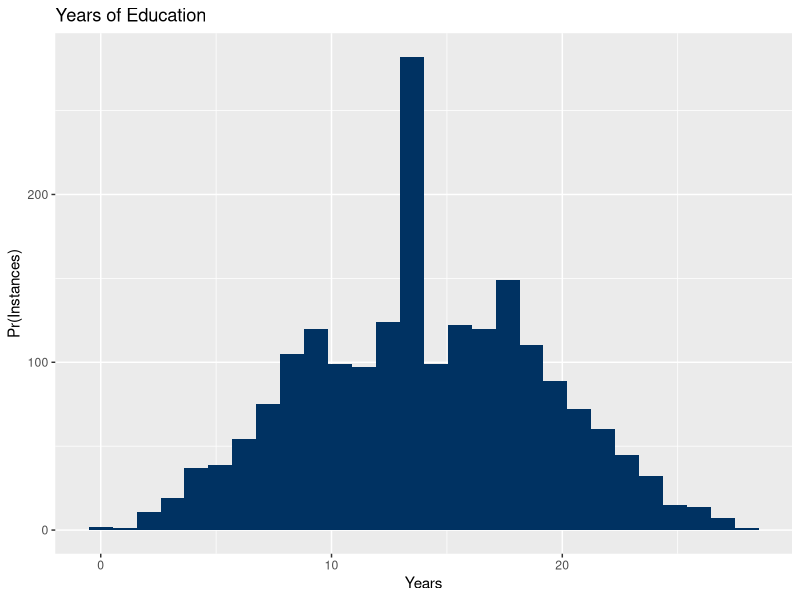

This figure's R source:
## ---- chunk 1
library(tidyverse)
## ---- chunk 2
set.seed(1)
population_education <- sample(
  x    = 0: 28, 
  size = 2000, 
  replace = TRUE, 
  prob = ((c(1:10, rep(10, 8), 11:1))^2 / sum((29:1)^2))
)

ggplot() + 
  aes(x=population_education) + 
  geom_histogram(bins = 28, fill = '#003262') + 
  labs(
    title = 'Years of Education', 
    x     = 'Years', 
    y     = 'Pr(Instances)')
## ---- chunk 3
## For a fair die, we know that the pmf is: 
##  $f(x) = 1/6$ for x in {1,2,3,4,5,6}. 
## The $E[X]$ is therefore 1/6*(1+2+3+4+5+6) = 3.5.
## ---- chunk 4
die <- 'fill this in' 
## ---- chunk 5
variance_function <- function() { 
  ## fill this in
}

## variance_function(die)
